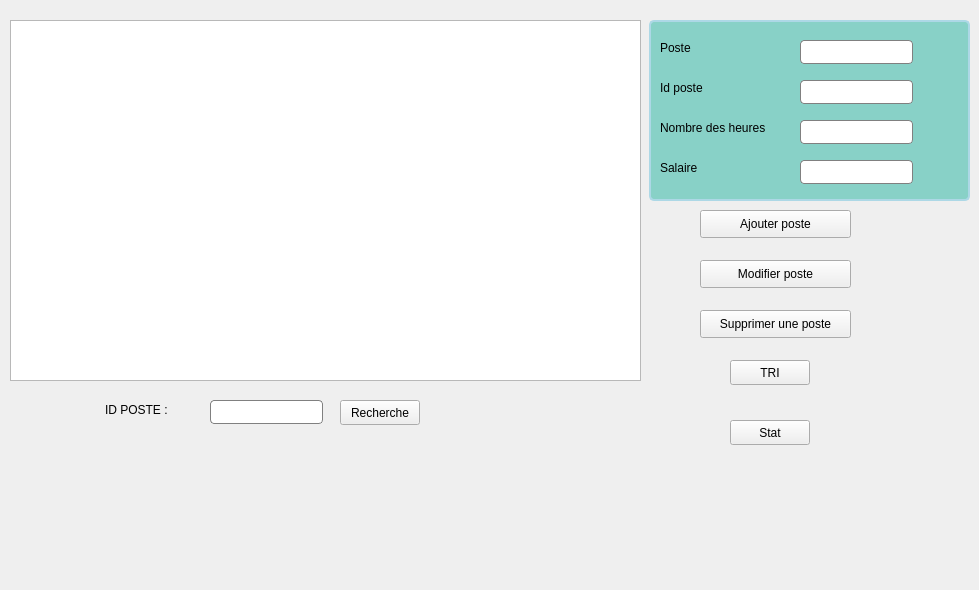
      <widget class="QWidget" name="tab_6">
       <attribute name="title">
        <string>Postes</string>
       </attribute>
       <widget class="QPushButton" name="sp_pushButton_3">
        <property name="geometry">
         <rect>
          <x>700</x>
          <y>310</y>
          <width>151</width>
          <height>28</height>
         </rect>
        </property>
        <property name="styleSheet">
         <string notr="true">
QPushButton:pressed {
       background-color: qlineargradient(spread:pad, x1:0, y1:0, x2:0, y2:1,   stop:0 rgba(250, 65, 65), stop:1 rgba(240, 55, 79));
}
QPushButton:hover:!pressed{ color: red}

QPushButton:disabled {
       background-color: rgb(170, 170, 127);
}</string>
        </property>
        <property name="text">
         <string>Supprimer une poste</string>
        </property>
       </widget>
       <widget class="QPushButton" name="ap_pushButton_3">
        <property name="geometry">
         <rect>
          <x>700</x>
          <y>210</y>
          <width>151</width>
          <height>28</height>
         </rect>
        </property>
        <property name="styleSheet">
         <string notr="true">QPushButton:pressed {
       background-color: qlineargradient(spread:pad, x1:0, y1:0, x2:0, y2:1,   stop:0 rgba(60, 186, 162, 255), stop:1 rgba(98, 211, 162, 255))
}
QPushButton:hover:!pressed{ color: #035381}

QPushButton:disabled {
       background-color: rgb(170, 170, 127)
}</string>
        </property>
        <property name="text">
         <string>Ajouter poste</string>
        </property>
       </widget>
       <widget class="QPushButton" name="mp_pushButton_3">
        <property name="geometry">
         <rect>
          <x>700</x>
          <y>260</y>
          <width>151</width>
          <height>28</height>
         </rect>
        </property>
        <property name="styleSheet">
         <string notr="true">QPushButton:pressed {
       background-color: qlineargradient(spread:pad, x1:0, y1:0, x2:0, y2:1,   stop:0 rgba(255, 135, 55), stop:1 rgba(255, 160, 96))
}
QPushButton:hover:!pressed{ color: orange}

QPushButton:disabled {
       background-color: rgb(170, 170, 127)
}</string>
        </property>
        <property name="text">
         <string>Modifier poste</string>
        </property>
        <property name="checkable">
         <bool>true</bool>
        </property>
       </widget>
       <widget class="QLineEdit" name="lineEdit_Np_3">
        <property name="geometry">
         <rect>
          <x>800</x>
          <y>40</y>
          <width>113</width>
          <height>24</height>
         </rect>
        </property>
        <property name="styleSheet">
         <string notr="true">QLineEdit {
padding: 1px;
border-style: solid;
border: 1px solid grey;
background:white;
border-radius: 4px;
}</string>
        </property>
       </widget>
       <widget class="QLineEdit" name="lineEdit_id_P_3">
        <property name="geometry">
         <rect>
          <x>800</x>
          <y>80</y>
          <width>113</width>
          <height>24</height>
         </rect>
        </property>
        <property name="styleSheet">
         <string notr="true">QLineEdit {
padding: 1px;
border-style: solid;
border: 1px solid grey;
background:white;
border-radius: 4px;
}</string>
        </property>
       </widget>
       <widget class="QLineEdit" name="lineEdit_nbr_H_3">
        <property name="geometry">
         <rect>
          <x>800</x>
          <y>120</y>
          <width>113</width>
          <height>24</height>
         </rect>
        </property>
        <property name="styleSheet">
         <string notr="true">QLineEdit {
padding: 1px;
border-style: solid;
border: 1px solid grey;
background:white;
border-radius: 4px;
}</string>
        </property>
       </widget>
       <widget class="QLineEdit" name="lineEdit_salaire_3">
        <property name="geometry">
         <rect>
          <x>800</x>
          <y>160</y>
          <width>113</width>
          <height>24</height>
         </rect>
        </property>
        <property name="styleSheet">
         <string notr="true">QLineEdit {
padding: 1px;
border-style: solid;
border: 1px solid grey;
background:white;
border-radius: 4px;
}</string>
        </property>
       </widget>
       <widget class="QLabel" name="label_38">
        <property name="geometry">
         <rect>
          <x>660</x>
          <y>40</y>
          <width>56</width>
          <height>16</height>
         </rect>
        </property>
        <property name="styleSheet">
         <string notr="true">font: 75 9pt &quot;MS Shell Dlg 2&quot;;</string>
        </property>
        <property name="text">
         <string>Poste</string>
        </property>
       </widget>
       <widget class="QLabel" name="label_39">
        <property name="geometry">
         <rect>
          <x>660</x>
          <y>160</y>
          <width>56</width>
          <height>16</height>
         </rect>
        </property>
        <property name="styleSheet">
         <string notr="true">font: 75 9pt &quot;MS Shell Dlg 2&quot;;</string>
        </property>
        <property name="text">
         <string>Salaire</string>
        </property>
       </widget>
       <widget class="QLabel" name="label_40">
        <property name="geometry">
         <rect>
          <x>660</x>
          <y>120</y>
          <width>121</width>
          <height>16</height>
         </rect>
        </property>
        <property name="styleSheet">
         <string notr="true">font: 75 9pt &quot;MS Shell Dlg 2&quot;;</string>
        </property>
        <property name="text">
         <string>Nombre des heures</string>
        </property>
       </widget>
       <widget class="QLabel" name="label_41">
        <property name="geometry">
         <rect>
          <x>660</x>
          <y>80</y>
          <width>56</width>
          <height>16</height>
         </rect>
        </property>
        <property name="styleSheet">
         <string notr="true">font: 75 9pt &quot;MS Shell Dlg 2&quot;;</string>
        </property>
        <property name="text">
         <string>Id poste</string>
        </property>
       </widget>
       <widget class="QLabel" name="label_42">
        <property name="geometry">
         <rect>
          <x>105</x>
          <y>400</y>
          <width>91</width>
          <height>20</height>
         </rect>
        </property>
        <property name="styleSheet">
         <string notr="true">font: 75 9pt &quot;MS Shell Dlg 2&quot;;</string>
        </property>
        <property name="text">
         <string>ID POSTE :</string>
        </property>
       </widget>
       <widget class="QLineEdit" name="lineEdit_Rech_idP_3">
        <property name="geometry">
         <rect>
          <x>210</x>
          <y>400</y>
          <width>113</width>
          <height>24</height>
         </rect>
        </property>
        <property name="styleSheet">
         <string notr="true">QLineEdit {
padding: 1px;
border-style: solid;
border: 1px solid grey;
background:white;
border-radius: 4px;
}</string>
        </property>
       </widget>
       <widget class="QPushButton" name="tri_6">
        <property name="geometry">
         <rect>
          <x>730</x>
          <y>360</y>
          <width>80</width>
          <height>25</height>
         </rect>
        </property>
        <property name="styleSheet">
         <string notr="true">QPushButton:pressed {
       background-color: qlineargradient(spread:pad, x1:0, y1:0, x2:0, y2:1,   stop:0 rgba(68, 185, 119), stop:1 rgba(102, 206, 147))
}
QPushButton:hover:!pressed{ color: green}

QPushButton:disabled {
       background-color: rgb(170, 170, 127)
}</string>
        </property>
        <property name="text">
         <string>TRI</string>
        </property>
       </widget>
       <widget class="QPushButton" name="Recherche_3">
        <property name="geometry">
         <rect>
          <x>340</x>
          <y>400</y>
          <width>80</width>
          <height>25</height>
         </rect>
        </property>
        <property name="styleSheet">
         <string notr="true">QPushButton:pressed {
       background-color: qlineargradient(spread:pad, x1:0, y1:0, x2:0, y2:1,   stop:0 rgba(208, 137, 233), stop:1 rgba(201, 71, 249))
}
QPushButton:hover:!pressed{ color: purple}

QPushButton:disabled {
       background-color: rgb(170, 170, 127)
}</string>
        </property>
        <property name="text">
         <string>Recherche</string>
        </property>
       </widget>
       <widget class="QPushButton" name="stat_3">
        <property name="geometry">
         <rect>
          <x>730</x>
          <y>420</y>
          <width>80</width>
          <height>25</height>
         </rect>
        </property>
        <property name="styleSheet">
         <string notr="true">QPushButton:pressed {
       background-color: qlineargradient(spread:pad, x1:0, y1:0, x2:0, y2:1,   stop:0 rgba(68, 185, 119), stop:1 rgba(102, 206, 147))
}
QPushButton:hover:!pressed{ color: green}

QPushButton:disabled {
       background-color: rgb(170, 170, 127)
}</string>
        </property>
        <property name="text">
         <string>Stat</string>
        </property>
       </widget>
       <widget class="QCustomPlot" name="gplot_3" native="true">
        <property name="geometry">
         <rect>
          <x>450</x>
          <y>370</y>
          <width>231</width>
          <height>211</height>
         </rect>
        </property>
       </widget>
       <widget class="QTableView" name="tableView_poste_3">
        <property name="geometry">
         <rect>
          <x>10</x>
          <y>20</y>
          <width>631</width>
          <height>361</height>
         </rect>
        </property>
       </widget>
       <widget class="QGroupBox" name="groupBox_7">
        <property name="geometry">
         <rect>
          <x>649</x>
          <y>20</y>
          <width>321</width>
          <height>181</height>
         </rect>
        </property>
        <property name="font">
         <font>
          <pointsize>10</pointsize>
          <weight>75</weight>
          <bold>true</bold>
         </font>
        </property>
        <property name="styleSheet">
         <string notr="true"> background-color: #88D1C7;
 border: 2px solid lightblue;
 border-radius: 5px;
 margin-top: 1ex;</string>
        </property>
        <property name="title">
         <string/>
        </property>
       </widget>
       <zorder>groupBox_7</zorder>
       <zorder>sp_pushButton_3</zorder>
       <zorder>ap_pushButton_3</zorder>
       <zorder>mp_pushButton_3</zorder>
       <zorder>lineEdit_Np_3</zorder>
       <zorder>lineEdit_id_P_3</zorder>
       <zorder>lineEdit_nbr_H_3</zorder>
       <zorder>lineEdit_salaire_3</zorder>
       <zorder>label_38</zorder>
       <zorder>label_39</zorder>
       <zorder>label_40</zorder>
       <zorder>label_41</zorder>
       <zorder>label_42</zorder>
       <zorder>lineEdit_Rech_idP_3</zorder>
       <zorder>tri_6</zorder>
       <zorder>Recherche_3</zorder>
       <zorder>stat_3</zorder>
       <zorder>gplot_3</zorder>
       <zorder>tableView_poste_3</zorder>
      </widget>
